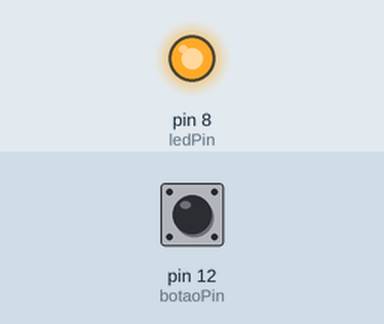
This sketch was run on a simulated Arduino Uno, built with avr-gcc and run on an emulated ATmega328P. Parts: output pins drawn as LEDs (lit = HIGH). The inputs (shaded band) are chosen by the test bench; at power-on: pin 12 (botaoPin) HIGH.

Above: at 1.2 s.
1.3 s: pin 12 (botaoPin) pulled LOW for 0.15 s
At 1.37 s:
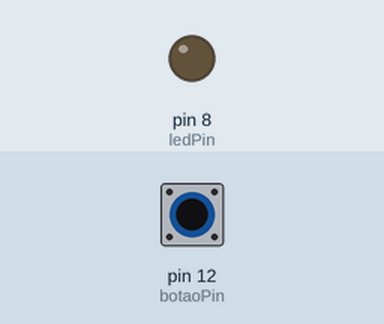
2.9 s: pin 12 (botaoPin) pulled LOW for 3.2 s
At 7.3 s:
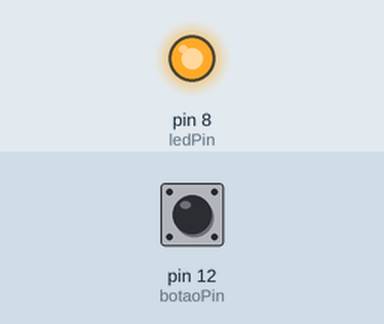
Timing chart, 0 to 8.8 s (numbered marks = the images above; inputs shaded):
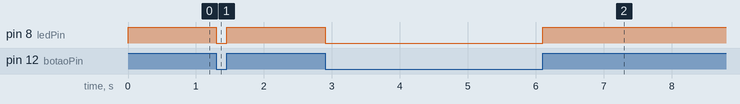

The sketch:

BotaoComLED.ino
```cpp
int ledPin = 8;	// LED no pino 8
int botaoPin = 12;   // Botão no pino 12
int estadoBotao = 0;  //Nao mudar
void setup() {
  pinMode(ledPin, OUTPUT);	// LED como saída
  pinMode(botaoPin, INPUT_PULLUP);   // Botão como entrada
}
void loop() {
  estadoBotao = digitalRead(botaoPin); // Lê o botão
  if (estadoBotao == HIGH) {
    digitalWrite(ledPin, HIGH); // Liga o LED se apertar o botão
  } else {
    digitalWrite(ledPin, LOW);  // Desliga o LED se soltar
  }
}
```

Measured:
- after the input at 1.3 s, pin 8 (ledPin): HIGH → LOW at once, → HIGH 0.15 s later
- after the input at 2.9 s, pin 8 (ledPin): HIGH → LOW at once, → HIGH 3.2 s later
